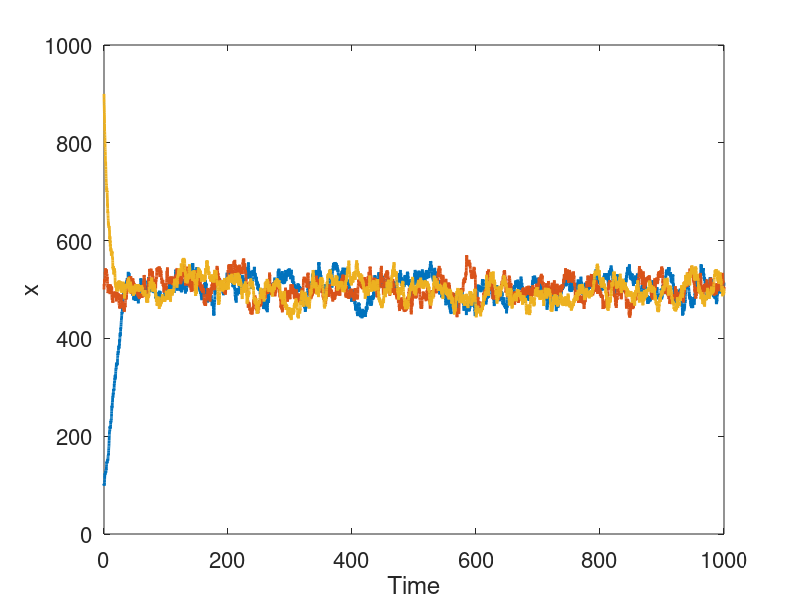

Reproduce this figure in MATLAB.
function [] = problem2f()
    k1 = 0.2;
    k2 = 0.1;
    N = 1000;
    
    delta_t = 0.1;
    t = 0:delta_t:1000;
    x0= [100 500 900];
    for i=1:3
        x = zeros(1,length(t)); x(1) = x0(i);
        for j=2:length(t)
            x(j) = x(j-1) + ((k1/N)*x(j-1)*(N - x(j-1)) - k2*x(j-1))*delta_t + ...
                ((k1/N)*x(j-1)*(N - x(j-1)) + k2*x(j-1))^0.5 *(delta_t^0.5)*normrnd(0,1);
            if x(j) > N
                x(j) = N;
            elseif x(j) < 0
                x(j) = 0;
            end
        end
        plot(t,x,'LineWidth',2); hold on;
    end
 
    xlabel('Time')
    ylabel('x')
    set(gca,'FontSize',16)
    
end